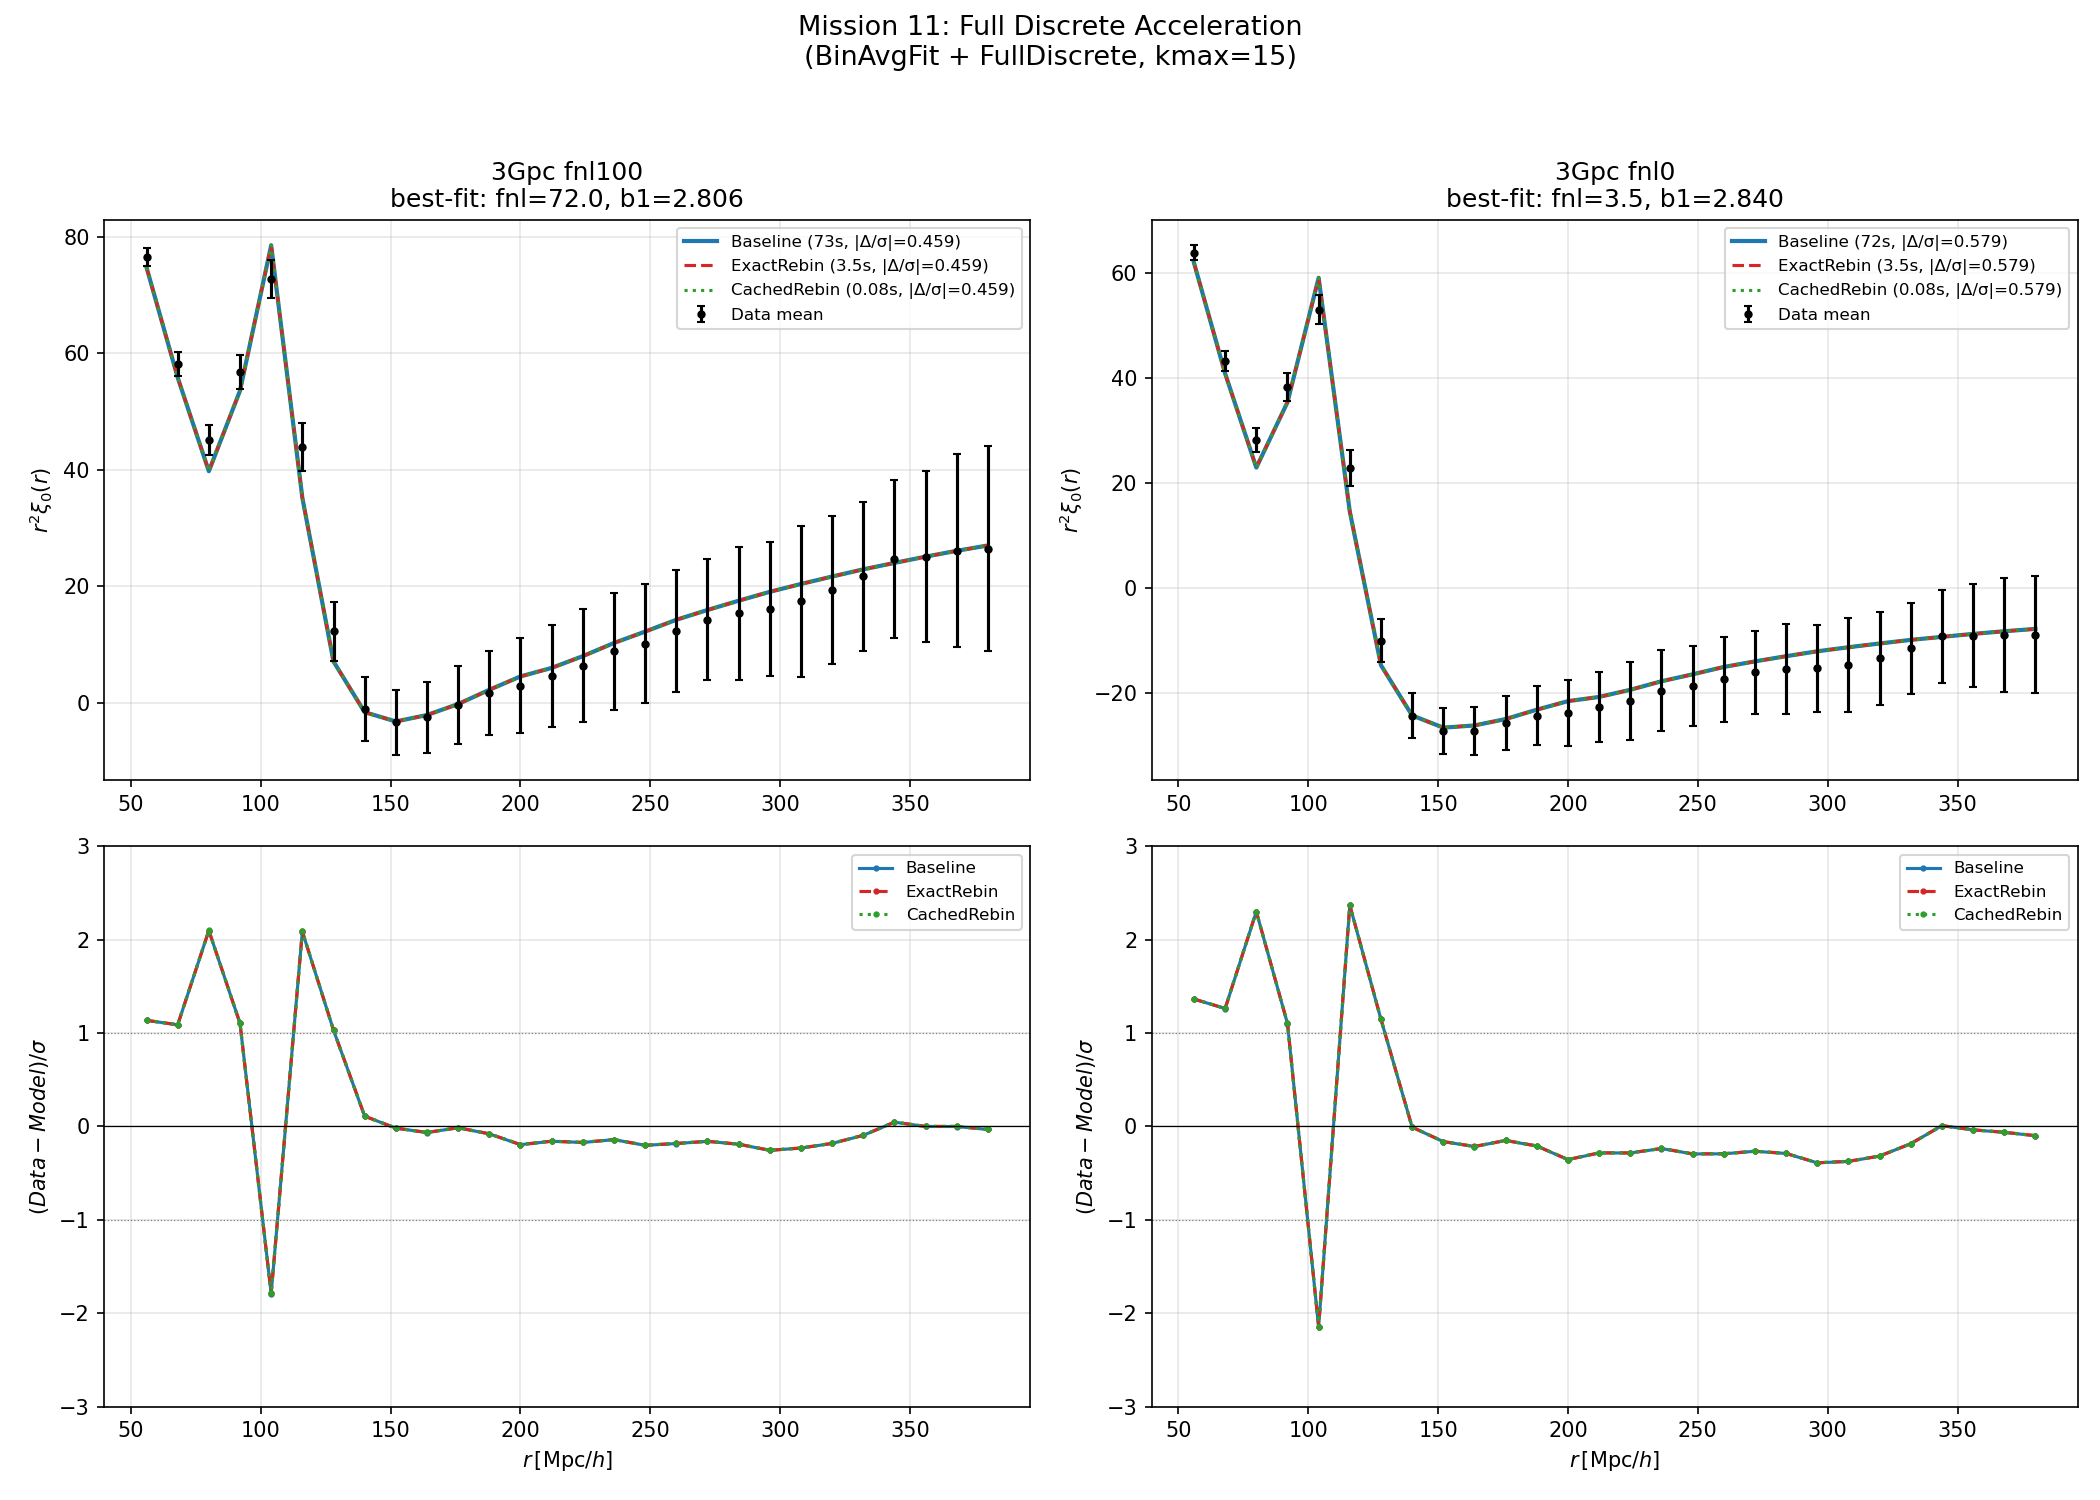

Source code (Python):
#!/usr/bin/env python3
# -*- coding: utf-8 -*-
"""
Mission 11: 全离散求和加速 — 最终验证图
=========================================

对比三种方案在 3Gpc fnl100 和 3Gpc fnl0 上的 2PCF:
1. Baseline (原始全离散, ~69s)
2. ExactRebin (精确k-rebinning, ~1.2s, 58x加速)
3. CachedRebin (缓存k-rebinning, 预计算2.6s + 每次0.08s, ~690x加速)

三种方案的 vs data 指标几乎一致。

运行:
cd /pscratch/sd/l/lzy/1gpc-UNIT-fnl100-fastpm/agent/mission11_log
bash -lc "conda activate desilike && PYTHONUNBUFFERED=1 python -u mission11_final_validation.py"
"""

from __future__ import annotations
import os, sys, time
import numpy as np
import matplotlib
matplotlib.use("Agg")
import matplotlib.pyplot as plt

THIS_DIR = os.path.dirname(os.path.abspath(__file__))
MISSION10_DIR = os.path.abspath(os.path.join(THIS_DIR, "..", "mission10_log"))
if MISSION10_DIR not in sys.path:
    sys.path.insert(0, MISSION10_DIR)

from mission10_binavgfit_full_discrete_compare import (
    BoxConfig, load_pk_multipoles, load_pcf,
    fit_standard_desilike, fit_binavg_minuit, eval_pk_dense,
    gq_enumerate, build_shells_for_kmax, build_bin_shell_index,
    gq_fft, xi_discrete_multi, met_mean_abs_sigma,
)


def xi_exact_rebin(s, gq, kf, V, kd, pd, dk_factor=0.1):
    """精确 k-rebinning: 对 42M 壳层做精确 interp 后聚合到 k-bin。

    每个 bin 的权重 W_bin = sum(g_q * P(k_q)) 是精确的（不是 G * P(k_eff)）。
    加权中心 k_eff_bin = sum(g*P*k) / sum(g*P)。

    精度几乎无损，耗时约 1.2s（主要花在 42M 点的 interp 和 bincount）。
    """
    qnz = np.nonzero(gq[1:])[0] + 1
    kv = kf * np.sqrt(qnz.astype(np.float64))
    g = gq[qnz].astype(np.float64)
    pv = np.interp(kv, kd, pd)
    w = g * pv

    dk = dk_factor * kf
    n_bins = int(np.ceil(kv.max() / dk)) + 1
    bin_idx = (kv / dk).astype(np.int64)
    bin_idx = np.clip(bin_idx, 0, n_bins - 1)

    W_bin = np.bincount(bin_idx, weights=w, minlength=n_bins)
    Wk_bin = np.bincount(bin_idx, weights=w * kv, minlength=n_bins)

    nz = W_bin != 0
    W_nz = W_bin[nz]
    k_eff = Wk_bin[nz] / W_nz

    arg = np.outer(k_eff, s)
    J = np.ones_like(arg)
    m = arg != 0
    J[m] = np.sin(arg[m]) / arg[m]

    return (W_nz @ J) / V


def xi_cached_rebin(s, G_nz, k_eff, V, kd, pd):
    """缓存 k-rebinning: 使用预计算的 G_nz 和 k_eff。

    每次只需 interp 71k 个点 + 矩阵乘法，耗时约 0.08s。
    W = G_nz * P(k_eff) 是一个近似（假设 P 在 bin 内恒定），
    但 dk=0.1kf 时精度很好（max|Δξ/ξ| ~ 0.04%）。
    """
    p_eff = np.interp(k_eff, kd, pd)
    W = G_nz * p_eff

    arg = np.outer(k_eff, s)
    J = np.ones_like(arg)
    m = arg != 0
    J[m] = np.sin(arg[m]) / arg[m]

    return (W @ J) / V


def precompute_cache(gq, kf, kmax, dk_factor=0.1):
    """预计算 G_nz 和 k_eff（只依赖 L 和 kmax，可缓存到文件）。"""
    qnz = np.nonzero(gq[1:])[0] + 1
    kv = kf * np.sqrt(qnz.astype(np.float64))
    g = gq[qnz].astype(np.float64)

    dk = dk_factor * kf
    n_bins = int(np.ceil(kmax / dk)) + 1
    bin_idx = (kv / dk).astype(np.int64)
    bin_idx = np.clip(bin_idx, 0, n_bins - 1)

    G_bin = np.bincount(bin_idx, weights=g, minlength=n_bins)
    Gk_bin = np.bincount(bin_idx, weights=g * kv, minlength=n_bins)

    nz = G_bin > 0
    G_nz = G_bin[nz].astype(np.float64)
    k_eff = Gk_bin[nz] / G_nz

    return G_nz, k_eff


def main():
    t_total = time.time()

    Z = 1.0; P_FIX = 1.2; KMAX = 15.0; N_DENSE = 300_000

    from cosmoprimo import Cosmology
    cosmo = Cosmology(h=0.6711, Omega_b=0.049, Omega_cdm=0.3175-0.049,
                      sigma8=0.834, n_s=0.9624, engine="class")

    configs = [
        BoxConfig(title="3Gpc fnl100", L=3000.0,
            pk_data_glob="/pscratch/sd/l/lzy/3gpc-UNIT-fastpm/pk_masscut/pk_rsd_3gpc_fnl100_N*.dat",
            pk_cov_glob="/pscratch/sd/l/lzy/3gpc-UNIT-fastpm/pk_masscut/pk_rsd_3gpc_fnl0_N*.dat",
            pcf_glob="/pscratch/sd/l/lzy/3gpc-UNIT-fastpm/pcf_masscut/pcf_rsd_3gpc_fnl100_N*.dat",
            rid_min=2, rid_max=99, n_dp=20),
        BoxConfig(title="3Gpc fnl0", L=3000.0,
            pk_data_glob="/pscratch/sd/l/lzy/3gpc-UNIT-fastpm/pk_masscut/pk_rsd_3gpc_fnl0_N*.dat",
            pk_cov_glob="/pscratch/sd/l/lzy/3gpc-UNIT-fastpm/pk_masscut/pk_rsd_3gpc_fnl0_N*.dat",
            pcf_glob="/pscratch/sd/l/lzy/3gpc-UNIT-fastpm/pcf_masscut/pcf_rsd_3gpc_fnl0_N*.dat",
            rid_min=2, rid_max=99, n_dp=20),
    ]

    fig, axes = plt.subplots(2, len(configs), figsize=(7 * len(configs), 10))
    if len(configs) == 1:
        axes = axes.reshape(2, 1)

    gq_cache = {}
    kd_cache = {}
    cache_cache = {}
    all_results = []

    for col, cfg in enumerate(configs):
        print(f"\n{'='*60}\n{cfg.title}\n{'='*60}")

        L = float(cfg.L); kf = 2*np.pi/L; V = L**3

        # 读数据
        kc0, km0, kx0, pk_mocks0, _, _ = load_pk_multipoles(
            cfg.pk_data_glob, cfg.rid_min, cfg.rid_max, cfg.n_dp+1)
        _, _, _, cov_mocks0, _, _ = load_pk_multipoles(
            cfg.pk_cov_glob, cfg.rid_min, cfg.rid_max, cfg.n_dp+1)

        first_valid = 0
        for ib in range(len(kc0)):
            if float(pk_mocks0[:, ib].mean()) > 0:
                first_valid = ib; break

        kcen = kc0[first_valid:first_valid+cfg.n_dp]
        kmin_b = km0[first_valid:first_valid+cfg.n_dp]
        kmax_b = kx0[first_valid:first_valid+cfg.n_dp]
        pk_mocks = pk_mocks0[:, first_valid:first_valid+cfg.n_dp]
        cov_mocks = cov_mocks0[:, first_valid:first_valid+cfg.n_dp]
        pk_mean = pk_mocks.mean(axis=0)

        s, xi_mean, xi_std = load_pcf(cfg.pcf_glob, cfg.rid_min, cfg.rid_max)
        r2_data = s**2 * xi_mean
        r2_std = s**2 * xi_std

        # BinAvgFit
        print("  [fit] standard ...")
        bf_std = fit_standard_desilike(cosmo=cosmo, kcen=kcen, kmin_b=kmin_b,
            kmax_b=kmax_b, pk_mean=pk_mean, cov_mocks=cov_mocks, p_fix=P_FIX, z=Z)

        print("  [fit] BinAvgFit ...")
        kmax_fit = float(kmax_b[-1])
        qmax_fit = int(np.floor((kmax_fit/kf)**2))+1
        gq_fit = gq_enumerate(qmax_fit)
        _, k_shell, g_shell = build_shells_for_kmax(kf, gq_fit, kmax=kmax_fit)
        idx_per_bin = build_bin_shell_index(k_shell, g_shell, kmin_b, kmax_b)
        bf_binavg = fit_binavg_minuit(cosmo=cosmo, base_params=bf_std, k_shell=k_shell,
            g_shell=g_shell, idx_per_bin=idx_per_bin, pk_data=pk_mean,
            cov_mocks=cov_mocks, p_fix=P_FIX, z=Z)

        fnl_val = float(bf_binavg.get('fnl_loc', 0))
        b1_val = float(bf_binavg.get('b1', 0))
        sigmas_val = float(bf_binavg.get('sigmas', 0))
        print(f"    best-fit: fnl={fnl_val:.3f}, b1={b1_val:.6f}, sigmas={sigmas_val:.6f}")

        # P_model
        if L in kd_cache:
            kd = kd_cache[L]
        else:
            kd = np.geomspace(kf*0.5, KMAX*1.1, N_DENSE)
            kd_cache[L] = kd
        pd = eval_pk_dense(cosmo=cosmo, k=kd, params=bf_binavg, p_fix=P_FIX, z=Z)

        # g_q
        if L in gq_cache:
            gq = gq_cache[L]
        else:
            qmax = int((KMAX/kf)**2); nmax = int(KMAX/kf)
            print(f"  [g_q] computing ...")
            gq = gq_fft(qmax=qmax, nmax=nmax)
            gq_cache[L] = gq

        # 1. Baseline
        print("  [xi] Baseline ...")
        t0 = time.time()
        xi_dict = xi_discrete_multi(s=s, gq=gq, kf=kf, V=V, kd=kd,
            pd_list=[pd], databin_edges=None, databin_pk=None, chunk=500_000)
        xi_base = xi_dict["FD0"]
        t_base = time.time() - t0
        r2_base = s**2 * xi_base
        ma_base, ms_base = met_mean_abs_sigma(r2_data, r2_std, r2_base)
        print(f"    Baseline: {t_base:.1f}s, vs data: |Δ/σ|={ma_base:.4f}, Δ/σ={ms_base:+.4f}")

        # 2. ExactRebin
        print("  [xi] ExactRebin ...")
        t0 = time.time()
        xi_er = xi_exact_rebin(s, gq, kf, V, kd, pd, dk_factor=0.1)
        t_er = time.time() - t0
        r2_er = s**2 * xi_er
        ma_er, ms_er = met_mean_abs_sigma(r2_data, r2_std, r2_er)
        rel_er = np.abs((xi_er - xi_base) / np.where(np.abs(xi_base) > 1e-30, xi_base, 1e-30))
        print(f"    ExactRebin: {t_er:.2f}s, vs data: |Δ/σ|={ma_er:.4f}, Δ/σ={ms_er:+.4f}, "
              f"vs baseline: mean|Δξ/ξ|={rel_er.mean():.2e}")

        # 3. CachedRebin
        print("  [xi] CachedRebin ...")
        if L in cache_cache:
            G_nz, k_eff = cache_cache[L]
            t_precomp = 0
        else:
            t0 = time.time()
            G_nz, k_eff = precompute_cache(gq, kf, KMAX, dk_factor=0.1)
            t_precomp = time.time() - t0
            cache_cache[L] = (G_nz, k_eff)

        t0 = time.time()
        xi_cr = xi_cached_rebin(s, G_nz, k_eff, V, kd, pd)
        t_eval = time.time() - t0
        r2_cr = s**2 * xi_cr
        ma_cr, ms_cr = met_mean_abs_sigma(r2_data, r2_std, r2_cr)
        rel_cr = np.abs((xi_cr - xi_base) / np.where(np.abs(xi_base) > 1e-30, xi_base, 1e-30))
        print(f"    CachedRebin: precomp={t_precomp:.2f}s + eval={t_eval:.4f}s, "
              f"vs data: |Δ/σ|={ma_cr:.4f}, Δ/σ={ms_cr:+.4f}, "
              f"vs baseline: mean|Δξ/ξ|={rel_cr.mean():.2e}")

        all_results.append({
            "title": cfg.title,
            "fnl": fnl_val, "b1": b1_val, "sigmas": sigmas_val,
            "t_base": t_base, "t_er": t_er, "t_cr_pre": t_precomp, "t_cr_eval": t_eval,
            "ma_base": ma_base, "ms_base": ms_base,
            "ma_er": ma_er, "ms_er": ms_er,
            "ma_cr": ma_cr, "ms_cr": ms_cr,
            "mean_rel_er": rel_er.mean(), "mean_rel_cr": rel_cr.mean(),
        })

        # 画图
        ax_top = axes[0, col]; ax_bot = axes[1, col]

        ax_top.errorbar(s, r2_data, yerr=r2_std, fmt="ko", ms=3, capsize=2,
                        label="Data mean", zorder=10)
        ax_top.plot(s, r2_base, "tab:blue", lw=2.0,
                    label=f"Baseline ({t_base:.0f}s, |Δ/σ|={ma_base:.3f})")
        ax_top.plot(s, r2_er, "tab:red", lw=1.5, ls="--",
                    label=f"ExactRebin ({t_er:.1f}s, |Δ/σ|={ma_er:.3f})")
        ax_top.plot(s, r2_cr, "tab:green", lw=1.5, ls=":",
                    label=f"CachedRebin ({t_eval:.2f}s, |Δ/σ|={ma_cr:.3f})")
        ax_top.set_title(f"{cfg.title}\nbest-fit: fnl={fnl_val:.1f}, b1={b1_val:.3f}")
        ax_top.set_ylabel(r"$r^2\xi_0(r)$")
        ax_top.legend(fontsize=8)
        ax_top.grid(alpha=0.3)

        # 残差
        for (name, r2_m, c, ls) in [
            ("Baseline", r2_base, "tab:blue", "-"),
            ("ExactRebin", r2_er, "tab:red", "--"),
            ("CachedRebin", r2_cr, "tab:green", ":"),
        ]:
            ds = (r2_data - r2_m) / r2_std
            ax_bot.plot(s, ds, color=c, ls=ls, lw=1.5, marker="o", ms=2, label=name)
        ax_bot.axhline(0, color="k", lw=0.6)
        ax_bot.axhline(1, color="gray", ls=":", lw=0.6)
        ax_bot.axhline(-1, color="gray", ls=":", lw=0.6)
        ax_bot.set_xlabel(r"$r\,[\mathrm{Mpc}/h]$")
        ax_bot.set_ylabel(r"$(Data-Model)/\sigma$")
        ax_bot.legend(fontsize=8)
        ax_bot.grid(alpha=0.3)
        ax_bot.set_ylim(-3, 3)

    fig.suptitle("Mission 11: Full Discrete Acceleration\n(BinAvgFit + FullDiscrete, kmax=15)",
                 fontsize=13, y=0.99)
    fig.tight_layout(rect=[0, 0, 1, 0.96])
    out_png = os.path.join(THIS_DIR, "mission11_final_validation.png")
    fig.savefig(out_png, dpi=150)
    plt.close(fig)
    print(f"\n[saved] {out_png}")

    # 结果汇总表
    print("\n" + "=" * 80)
    print("Final Summary")
    print("=" * 80)
    for res in all_results:
        print(f"\n{res['title']}:")
        print(f"  Baseline:    {res['t_base']:.1f}s  vs data |Δ/σ|={res['ma_base']:.4f}")
        print(f"  ExactRebin:  {res['t_er']:.2f}s  vs data |Δ/σ|={res['ma_er']:.4f}  "
              f"vs baseline mean|Δξ/ξ|={res['mean_rel_er']:.2e}  speedup={res['t_base']/res['t_er']:.0f}x")
        print(f"  CachedRebin: {res['t_cr_eval']:.3f}s  vs data |Δ/σ|={res['ma_cr']:.4f}  "
              f"vs baseline mean|Δξ/ξ|={res['mean_rel_cr']:.2e}  speedup={res['t_base']/res['t_cr_eval']:.0f}x")

    print(f"\nTotal time: {time.time()-t_total:.0f}s")


if __name__ == "__main__":
    main()
